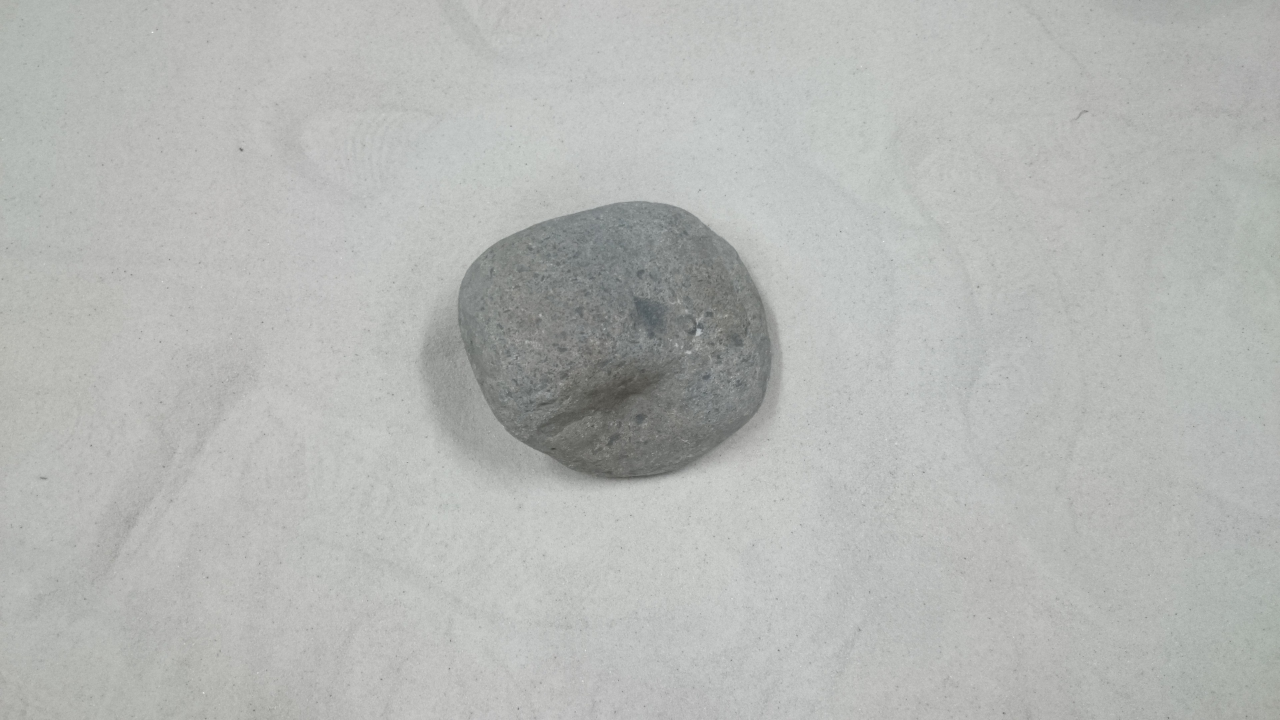
#> input picture image/rock/1.JPG, 3840 x 2160 px (shown at 1/3 size)
$ python -i sm3.py   (imports and definitions only)   (Python 2 division)   (older library calls are emulated)
#> lines starting #> are read from the running program, lines starting #| are printed output that depends on the picture; after the words box and inside, x2 and y2 are one past the last pixel; in counts of white or black regions, pixels touching at a corner belong together; long printed decimals are rounded
# -*- coding: utf-8 -*-
'''
    A Model of Saliency-Based Visual Attention for Rapid Scene Analysisの実装
    入力画像のSaliencyMapを求め，出力する
    Usage: $ python saliency_map.py <argv>
    argv : image,3ch
    dst  : Saliency Map, 1ch
    imshowはmainとclassでのメインの関数のみで行う
    それ以外でしたいときはreturnで渡すもしくはdisplay resultsで
'''

import cv2
import cv2.cv as cv
import numpy as np
import matplotlib.pyplot as plt
import os
import sys
from scipy import signal
from mpl_toolkits.mplot3d import Axes3D
import math
from pylab import *
import matplotlib.tri as mtri
from matplotlib import cm
from matplotlib.mlab import griddata


class ConvolutionMatrix():

    # [62 lines left out: functions __init__, ViewKernel, GetXkernel, GetGaborKernel, not called in this run]


class SaliencyMap():

    def __init__(self):

        '''Gabor Filer'''
        self.k = 99 # odd
        self.ksize  = (self.k,self.k)
        self.sigma = 20
        self.lambd = 5
        self.gamma = 1
        self.GaborKernel_0   = cv2.getGaborKernel(ksize = self.ksize, sigma = self.sigma,theta = 0, lambd = self.lambd, gamma = self.gamma)
        self.GaborKernel_45  = cv2.getGaborKernel(self.ksize, self.sigma, 45, self.lambd,  self.gamma)
        self.GaborKernel_90  = cv2.getGaborKernel(self.ksize, self.sigma, 90, self.lambd,  self.gamma)
        self.GaborKernel_135  = cv2.getGaborKernel(self.ksize, self.sigma, 135, self.lambd,  self.gamma)

    def saliency_map(self,img):
        '''
            入力された画像のSaliency Mapを求める
            args : img  -> 入力画像
            dst  : SM   -> saliencymap,uint8のMat型1ch画像
            param: CM   -> 各特徴毎の正規化されたCouspicuity Map(顕著性map)
        '''
        # Get Conspicuity Map of each features
        ColorCM = self.GetColorCM(img)
        IntensityCM = self.GetIntensityCM(img)
        OrientationCM = self.GetOrientationCM(img)


        # create Saliency Map
        # SM = IntensityCM/3. + ColorCM/2. + OrientationCM/6.
        SM = IntensityCM/2. +OrientationCM/2.

        # 最大値求める
        maxCMval = max( np.amax(SM),max( max(np.amax(IntensityCM), np.amax(ColorCM)), np.amax(OrientationCM)  ) )

        ### display results #################
        print 'IntensityCM_MAX',np.amax(IntensityCM)
        print 'ColorsCM_MAX',np.amax(ColorCM)
        print 'OrientationCM_MAX',np.amax(OrientationCM)
        print 'SM_MAX',np.amax(SM)
        print 'CM_MAX',maxCMval

        # cv2.imshow('SrcImg',img)
        cv2.imshow('IntensityCM',IntensityCM/np.amax(IntensityCM))
        # cv2.imshow('IntensityCM',IntensityCM/3.5)
        # cv2.imshow('IntensityCM',IntensityCM/4.84)

        # cv2.imshow('ColorCM',ColorCM/np.amax(ColorCM))
        cv2.imshow('OrientationCM',OrientationCM/np.amax(OrientationCM))
        cv2.imshow('SaliencyMap',SM/np.amax(SM))
        #####################################

    def GetIntensityCM(self,img):
        '''
           入力画像のIntensity Couspicuity Mapを求める
           argv: img         -> 入力画像
           dst : IntensityCM -> 強度の顕著性マップ
        '''
        # Get Intensity image # 出力はfloat
        # IntensityImg = self.GetIntensityImg(img)
        IntensityImg = cv2.cvtColor(img,cv2.COLOR_BGR2GRAY)
        # Create Gaussian pyramid　# [0]が元画像
        IntensityPyr  = self.GauPyr(IntensityImg)


        # Get Feature Maps
        IntensityFM  = self.GetFM(IntensityPyr)

        # for i in range(6):
            # cv2.imshow('intensityFM%s'%i,IntensityFM[i]/np.amax(IntensityFM[i]))
        # Get Conspicuity Map
        print 'getintensitycm'
        IntensityCM = self.GetCM(IntensityFM)
        # cv2.imshow('int',cv2.cvtColor(img,cv2.COLOR_BGR2GRAY))
        cv2.imshow('IntensityImg',IntensityImg/np.amax(IntensityImg))
        # for i in range(0,4):
            # print 'max_intensityFM',np.amax(IntensityFM[i])
            # cv2.imshow('intensityFM[%s]'%i,IntensityFM[i]/np.amax(IntensityFM[0]))


        return IntensityCM

    def GetColorCM(self,img):
        '''
           入力画像のColors Couspicuity Mapを求める
           argv: img     -> 入力画像
           dst : ColorCM -> Colorsの顕著性マップ
        '''
        # Get each Color images # 出力はfloat
        R,G,B,Y = self.GetRGBY(img) # float #ok


        # Create Gaussian Pyramids of each colors
        RPyr, GPyr, BPyr, YPyr = map(lambda x:self.GauPyr(x),[R,G,B,Y])

        cv2.imshow('R',R/np.amax(R))
        cv2.imshow('G',G/np.amax(G))
        cv2.imshow('B',B/np.amax(B))
        print 'max',np.amax(B)
        # [8 lines of commented-out code are left out]
        RGFM = self.GetColorFM(RPyr,GPyr)
        BYFM = self.GetColorFM(BPyr,YPyr)
        print np.amax(RGFM[0])
        print np.amax(BYFM[0])

        for i in range(6):
            # cv2.imshow('RGFM%s'%i,RGFM[i]/np.amax(RGFM[i]))
            pass

        # [5 lines of commented-out code are left out]

        for i in range(6):
            # print RPyr[i].shape
            # cv2.imshow('RGFM%s'%i,RGFM[i]/np.amax(RGFM[0]))
            pass
        # Get Conspicuity Map
        RGCM = self.GetCM(RGFM)
        BYCM = self.GetCM(BYFM)
        ColorCM = RGCM + BYCM
        print np.amax(RGCM)
        print np.amax(BYCM)
        # cv2.imshow('RGCM',RGCM/np.amax(RGCM))
        # cv2.imshow('BYCM',BYCM/np.amax(RGCM))


        return ColorCM

    def GetOrientationCM(self,img):
        '''
           入力画像のOrientation Couspicuity Mapを求める
           argv: img     -> 入力画像
           dst : OrientationCM -> Colorsの顕著性マップ
        '''


        IntensityImg = self.GetIntensityImg(img)
        # cv2.imshow('IntensityImg',IntensityImg/np.amax(IntensityImg))

        # Get each Orientation images pyramid
        Orientation0Pyr, Orientation45Pyr, Orientation90Pyr, Orientation135Pyr = self.GetOrientationPyr(IntensityImg)

        # Create feature maps
        Orientation0FM = self.GetFM(Orientation0Pyr)
        Orientation45FM = self.GetFM(Orientation45Pyr)
        Orientation90FM = self.GetFM(Orientation90Pyr)
        Orientation135FM = self.GetFM(Orientation135Pyr)

        # create Couspicuity Map floatなのに注意！
        Orientation0CM = self.GetCM(Orientation0FM)
        Orientation45CM = self.GetCM(Orientation45FM)
        Orientation90CM = self.GetCM(Orientation90FM)
        Orientation135CM = self.GetCM(Orientation135FM)
        OrientationCM     = Orientation0CM + Orientation45CM + Orientation90CM + Orientation135CM

        ### display results ###############################
        # for i in range(10):
            # OrientationImg = Orientation0Pyr[i] + Orientation45Pyr[i] + Orientation90Pyr[i] + Orientation135Pyr[i]
            # cv2.imshow('OrientationImg%s'%i,OrientationImg)
        ###################################################

        return OrientationCM

    def GetIntensityImg(self,img):
        '''
            入力画像のIntensityImgを返す
            argv: img ->  3chのColorImg
            dst : IntensityImg -> 1chのImg
        '''
        b,g,r = cv2.split(img)
        IntensityImg = b/3. + g/3. + r/3.
        print 'rgb',np.amax(IntensityImg)
        R,G,B,Y = self.GetRGBY(img) # float #ok
        # IntensityImg = r
        print 'r',np.amax(IntensityImg)

        # [6 lines of commented-out code are left out]

        return IntensityImg

    def GetOrientationPyr(self,img):
        '''
            入力画像からorientationのfeature mapを生成して返す
            argv: img -> 入力画像，1ch,float
            dst : rg,by -> 正規化されたrgとbyの画像，!!!float!!!,1ch
        '''
        GauPyrImg = self.GauPyr(img) #10枚の画像
        gabor0  = range(10)
        gabor45 = range(10)
        gabor90 = range(10)
        gabor135= range(10)

        # それぞれgrayのgaupyrをgabor filterにかけたもの # uint8
        for i in range(10):
            gabor0[i]   = cv2.filter2D(GauPyrImg[i], cv2.CV_8U, self.GaborKernel_0)
            gabor45[i]  = cv2.filter2D(GauPyrImg[i], cv2.CV_8U, self.GaborKernel_45)
            gabor90[i]  = cv2.filter2D(GauPyrImg[i], cv2.CV_8U, self.GaborKernel_90)
            gabor135[i] = cv2.filter2D(GauPyrImg[i], cv2.CV_8U, self.GaborKernel_135)
            # gabor180[i] = cv2.filter2D(GauPyrImg[i], cv2.CV_8U, self.GaborKernel_180)

        return gabor0, gabor45, gabor90, gabor135

    def GetColorFM(self,pyr1,pyr2):
        '''
           入力された二つのGauPyrに対してFMを生成する
           階層が3つ離れているものと4つ離れているものの差分をとる
            args : pyr1,pyr2  ->   各階層のgaussian画像が入ったlist
            dst  : FM         ->   特定の階層のFMが入ったlist

        '''
        FM = range(6)
        for i,s in enumerate(range(2,5)):
            # FM[2*i]   = cv2.absdiff( (pyr1[s] - pyr2[s]) , (pyr2[s+3] - pyr1[s+3]) )
            # FM[2*i+1] = cv2.absdiff( (pyr1[s] - pyr2[s]) , (pyr2[s+4] - pyr1[s+4]) )
            FM[2*i]   = cv2.absdiff( (pyr1[s] - pyr2[s]) , (pyr1[s+3] - pyr2[s+3]) )
            FM[2*i+1] = cv2.absdiff( (pyr1[s] - pyr2[s]) , (pyr1[s+4] - pyr2[s+4]) )
        return FM

    def GetRGBY(self,img):
        '''
            入力された画像を正規化して返す
        '''
        # rgbの正規化，他よりもその成分が大きいところを抽出
        b, g, r = cv2.split(img)
        # b,g,r = map(lambda x: x.astype(np.float),[b,g,r])

        B,G,R = map(lambda x,y,z: x*1. - (y*1. + z*1.)/2., [b,g,r],[r,r,g],[g,b,b])
        Y = (r*1. + g*1.)/2. - np.abs(r*1. - g*1.)/2. - b*1.
        # 負の部分は0にする
        R[R<0] = 0
        G[G<0] = 0
        B[B<0] = 0
        Y[Y<0] = 0

        # [10 lines of commented-out code are left out]
        return R,G,B,Y

    def GauPyr(self,img):
        '''
            入力された画像のgaussian pyramidを計算する
            args : img    -> Mat,Uint8,1chの画像
            dst  : pyr  -> 元画像合わせて10階層のgaussian画像が入ったlist，それぞれargsと同じサイズ
                           pyr[i].shapeは，src.shape / 2**i
                   pyr2 -> 極端に差がでるpyr

        '''

        pyr  = range(10)
        pyr2 = range(10)

        pyr[0]  = img
        pyr2[0] = img

        # Create Gaussian pyramid
        for i in range(1,10):
            pyr[i] = cv2.pyrDown(pyr[i-1])
            pyr2[i] = cv2.GaussianBlur(pyr[i-1], (9,9), 2**1)

        # Resize pyramid
        for i in range(10):
            pyr[i] = cv2.resize(pyr[i],(512,512), interpolation = cv2.INTER_LINEAR)
            pyr2[i] = cv2.resize(pyr2[i],(512,512), interpolation = cv2.INTER_LINEAR)
            # print np.array(pyr[i]).shape
            # cv2.imshow('r%s'%i,pyr2[i]/np.amax(pyr[i]))
        return pyr

    def GetFM(self,pyr):
        '''
           入力されたGauPyrに対してDoGを計算する
           階層が3つ離れているものと4つ離れているものの差分をとる
            args : pyr     ->   各階層のgaussian画像が入ったlist
            dst  : DoG     ->   特定の階層のDoGが入ったlist

        '''
        # sはscale
        FM = range(6)
        for i,s in enumerate(range(2,5)):
            FM[2*i]  = cv2.absdiff(pyr[s],pyr[s+3])
            FM[2*i+1] = cv2.absdiff(pyr[s],pyr[s+4])
        print np.amin(FM[1])
        return FM

    def GetCM(self,FM):
        '''
            入力されたFMから各特徴毎のConspicuity Map(顕著性map)を生成する
            args : FM  -> FMが入ったlist
            dst  : CM  -> 顕著性マップ，!!!float!!!
        '''
        normalizedFM = range(6)
        CM = np.zeros_like(FM[0])
        # 画像を正規化して，それぞれ足し合わせる
        for i in range(0,6):
            FM0to1 = self.RangeNormalize0to1(FM[i]) # 0-1となる正規化
            AveLocalMax = self.GetAveMaxima(FM0to1)
            normalizedFM[i] = FM0to1 * (1-AveLocalMax)**2 #FM x 0.3前後
            # cv2.imshow('IntensityNormalized%s'%i,normalizedFM[i])
            CM = CM + normalizedFM[i]

            # print 'AveLocalMax%s'%i,AveLocalMax
            # cv2.imshow('FM%s'%i,FM[i]/np.amax(FM[0]))
            # cv2.imshow('normalizedFM%s'%i,normalizedFM[i])
        return CM

    def RangeNormalize0to1(self,img):
        '''
            入力された画像を正規化して返す，最大値を1とする正規化
            args : img -> uint,1ch
            dst  : normalizedImg  -> 正規化された画像
        '''
        minval, maxval, minloc, maxloc = cv2.minMaxLoc(np.array(img))

        if maxval != minval:
            normalizedImg = img/(maxval-minval) + minval/(minval-maxval)
        else:
            normalizedImg = img - minval


        return normalizedImg

    def GetAveMaxima(self,img):
        '''
            入力された画像の極大値の平均を求める
            args : img -> uint,1ch
            dst  : AveLocalMax　-> 極大値の平均
        '''
        '''maxima = np.array(signal.argrelmax(IntensityImg))'''

        maxima = np.array(signal.argrelmax(img))
        TotalMaxima = 1
        for i in range(len(maxima[1])):
            u = maxima[0,i]
            v = maxima[1,i]
            Maxima = img[u,v]
            TotalMaxima += Maxima
        if len(maxima[1]) == 0:
            AveMaxima = 0
        else:
            AveMaxima = TotalMaxima/len(maxima[1])

        return AveMaxima

    # [91 lines left out: functions ViewKernel2, ViewImage, DetectStraightLine, not called in this run]


################################################################################
# main
################################################################################
# [29 lines not run here, left out]

>>> import cv2
>>> picture = cv2.imread('../../../image/rock/1.JPG')
#> picture is the input picture: shape (2160, 3840, 3); mean B, G, R 181, 183.5, 181.6
>>> result = SaliencyMap().saliency_map(picture)
#> in GetRGBY, `Y[Y<0] = 0`:
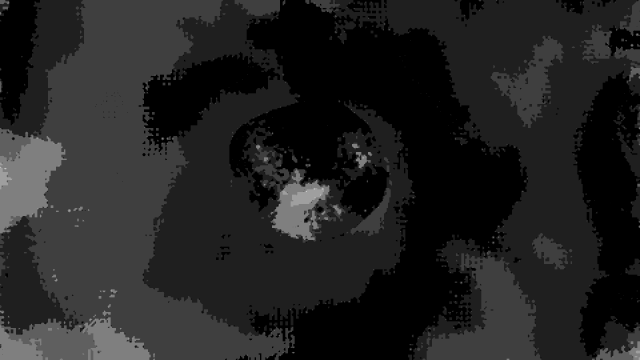
#> Y: shape (2160, 3840) float64 (shown at 1/6 size); min 0, max 8, mean 1.07; drawn with min black and max white
#> in GetColorCM, `RPyr, GPyr, BPyr, YPyr = map(lambda x:self.GauPyr(x),[R,G,B,Y])`: RPyr = 10 items
#| max 9.5
#> after the loop in GetColorFM, `for i,s in enumerate(range(2,5)):`: FM = 6 items
#| 3.600
#| 4.416
#> the loop in GetCM, `for i in range(0,6):` made 6 passes
#> (minval in RangeNormalize0to1, maxval in RangeNormalize0to1, minloc in RangeNormalize0to1, maxloc in RangeNormalize0to1, AveMaxima in GetAveMaxima, AveLocalMax) on passes 1 to 6: (0, 3.6, (45, 0), (236, 288), 0.169, 0.169), (0, 4.03, (90, 0), (239, 254), 0.175, 0.175), (0, 3.18, (90, 0), (510, 501), 0.169, 0.169), (2.41e-07, 3.77, (89, 304), (510, 501), 0.18, 0.18), (2.41e-07, 2.78, (89, 304), (511, 46), 0.203, 0.203), (2.44e-06, 4.02, (367, 398), (511, 142), 0.188, 0.188)
#> after the loop in GetCM, `for i in range(0,6):`:
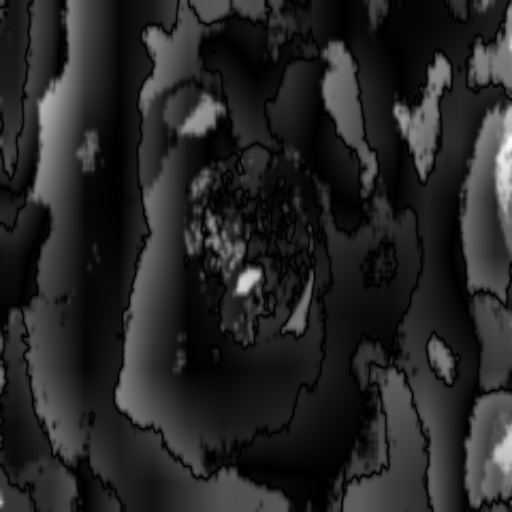
#> FM0to1: shape (512, 512) float64; min 0, max 1, mean 0.152
#> the loop in GetCM (call 2), `for i in range(0,6):` made 6 passes
#> (minval in RangeNormalize0to1, maxval in RangeNormalize0to1, minloc in RangeNormalize0to1, maxloc in RangeNormalize0to1, AveMaxima in GetAveMaxima, AveLocalMax) on passes 1 to 6: (0, 4.42, (45, 0), (279, 234), 0.113, 0.113), (0, 5.92, (90, 0), (256, 297), 0.102, 0.102), (0, 5.52, (90, 0), (256, 298), 0.0842, 0.0842), (7.75e-07, 5.34, (98, 278), (256, 298), 0.113, 0.113), (3.6e-07, 4.91, (93, 257), (261, 229), 0.103, 0.103), (1.44e-06, 6.3, (60, 63), (261, 229), 0.102, 0.102)
#> in GetColorCM, `ColorCM = RGCM + BYCM`:
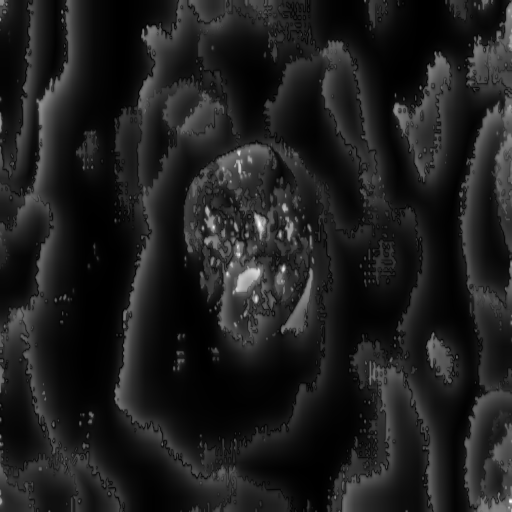
#> ColorCM: shape (512, 512) float64; min 0.0175, max 5.46, mean 0.676; drawn with min black and max white
#| 3.089
#| 3.968
#> in GetIntensityCM, `IntensityPyr  = self.GauPyr(IntensityImg)`: IntensityPyr = 10 items
#> after the loop in GetFM, `for i,s in enumerate(range(2,5)):`: FM = 6 items
#| 0
#> in GetIntensityCM, `cv2.imshow('IntensityImg',IntensityImg/np.amax(IntensityImg))`:
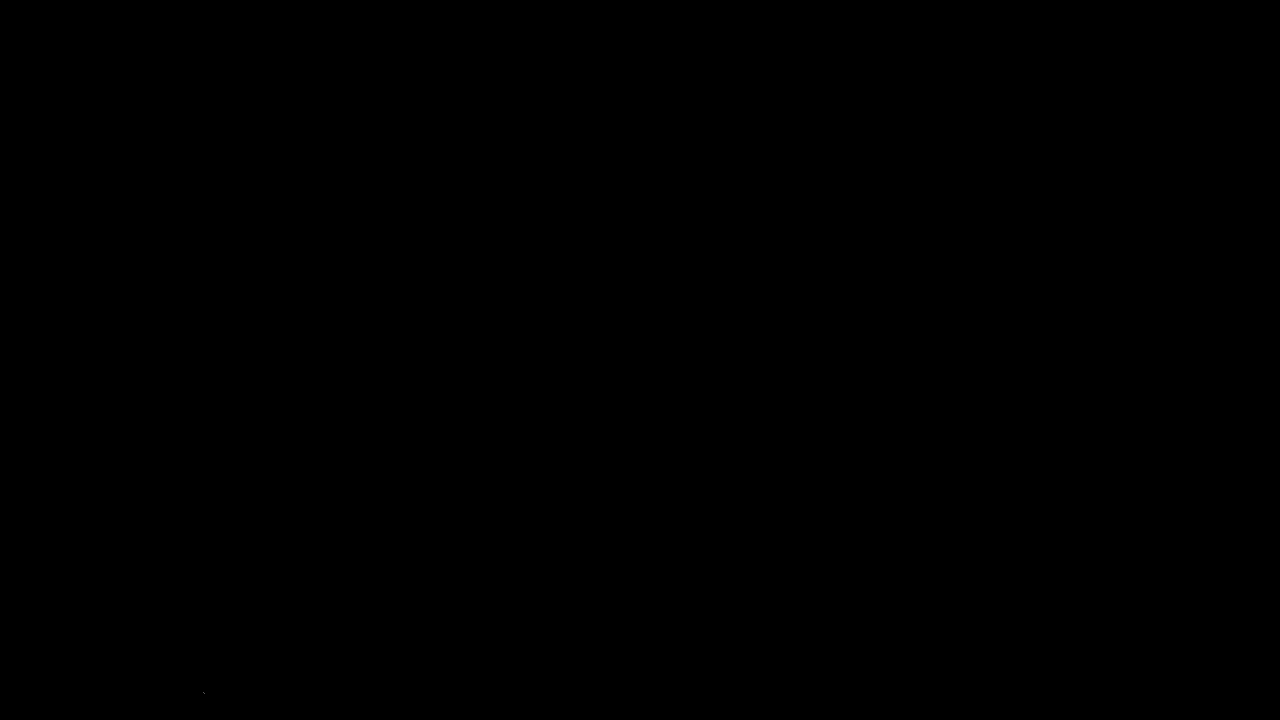
#> window 'IntensityImg': shape (2160, 3840) (shown at 1/3 size); values 0 (black) and 1 (white), 0% white in thin lines or dots, all inside (x1, y1, x2, y2) = (610, 2078, 613, 2080)
#| rgb 254.0
#| r 254.0
#> in GetOrientationPyr, `GauPyrImg = self.GauPyr(img)`: GauPyrImg = 10 items
#| 0
#> in GetOrientationCM, `Orientation0FM = self.GetFM(Orientation0Pyr)`: Orientation0FM = 6 items
#| 0
#| 0
#| 0
#> the loop in GetCM (call 4), `for i in range(0,6):` made 6 passes
#> (maxval in RangeNormalize0to1, maxloc in RangeNormalize0to1, AveMaxima in GetAveMaxima, AveLocalMax) on passes 1 to 6: (255, (55, 0), 0.343, 0.343), (255, (55, 0), 0.35, 0.35), (255, (266, 199), 0.275, 0.275), (255, (266, 199), 0.259, 0.259), (122, (200, 265), 0.178, 0.178), (142, (193, 184), 0.177, 0.177)
#> pass 1, in RangeNormalize0to1 (call 19), `normalizedImg = img/(maxval-minval) + minval/(minval-maxval)`:
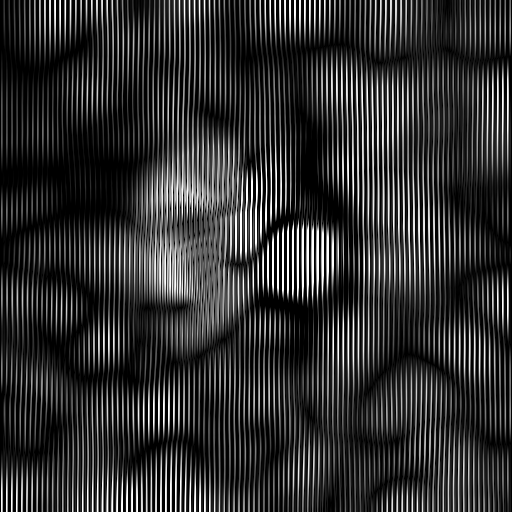
#> normalizedImg: shape (512, 512) float64; min 0, max 1, mean 0.194
#> after the loop in GetCM (call 4), `for i in range(0,6):`:
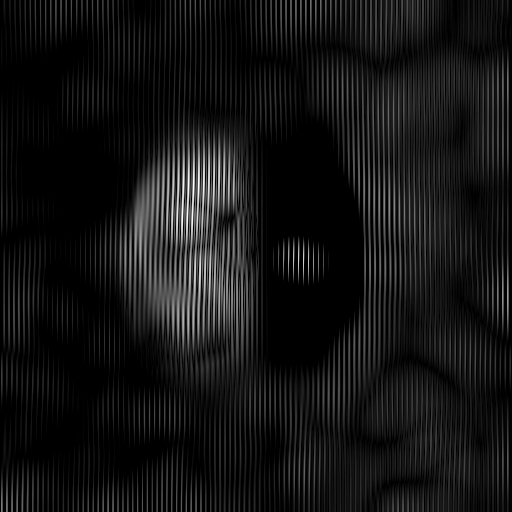
#> FM0to1: shape (512, 512) float64; min 0, max 1, mean 0.0791
#> the loop in GetCM (call 5), `for i in range(0,6):` made 6 passes
#> (maxval in RangeNormalize0to1, maxloc in RangeNormalize0to1, AveMaxima in GetAveMaxima, AveLocalMax) on passes 1 to 6: (255, (216, 138), 0.337, 0.337), (255, (199, 137), 0.347, 0.347), (239, (210, 160), 0.163, 0.163), (239, (210, 160), 0.163, 0.163), (70, (282, 228), 0.141, 0.141), (70, (282, 228), 0.141, 0.141)
#> after the loop in GetCM (call 5), `for i in range(0,6):`:
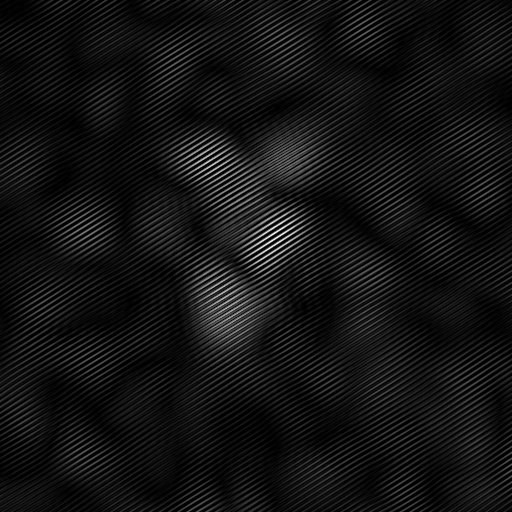
#> CM: shape (512, 512) float64; min 0, max 3.1, mean 0.243; drawn with min black and max white
#> in saliency_map, `maxCMval = max( np.amax(SM),max( max(np.amax(IntensityCM), np.amax(Col..`: maxCMval = 8.05
#| IntensityCM_MAX 4.073
#| ColorsCM_MAX 5.459
#| OrientationCM_MAX 8.051
#| SM_MAX 4.851
#| CM_MAX 8.051
